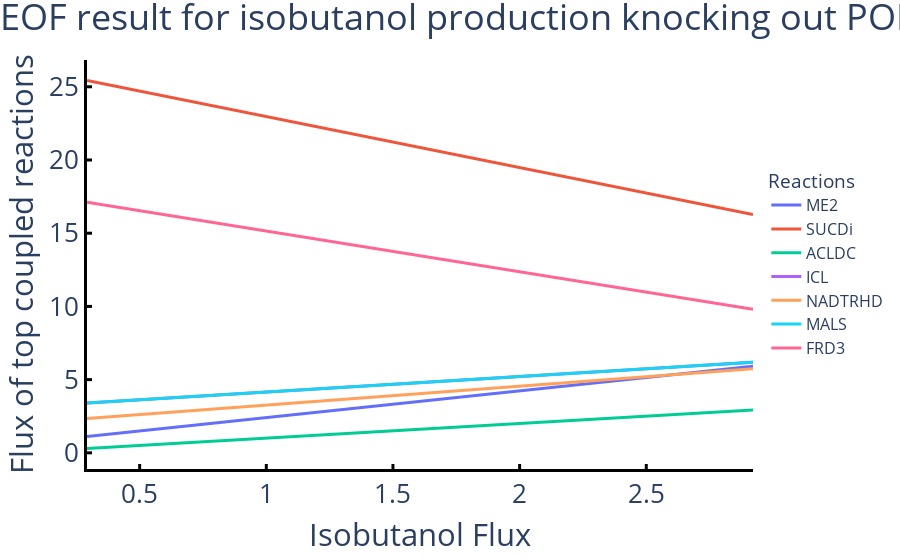

Notebook source saved alongside this figure:
### Code cell
threshold = data_alternative.loc['EX_btd_RR_e', 'flux_difference']

df = data_alternative.loc[(data_alternative['flux_difference']<=-threshold) | 
                          (data_alternative['flux_difference']>=threshold) ]
df.pop('flux_difference')
df = df.T
to_remain = ['EX_btd_RR_e', 'ACLDC', 'NADTRHD', 'ICL', 'MALS', 'FRD3', 'SUCDi', 'ME2']
df = df[df.columns.intersection(to_remain)]

fig = px.line(df, x="EX_btd_RR_e", y=list(set(df.columns.tolist())-set("EX_btd_RR_e")))

fig.update_layout(    
    paper_bgcolor='rgba(0,0,0,0)',
    plot_bgcolor='rgba(0,0,0,0)',
    title=dict(text='FSEOF result for isobutanol production knocking out POR5', x=0.5),
    xaxis=dict(title='Isobutanol Flux', showline=True, linewidth=3.0, linecolor='black',
               ticks="inside", tickwidth=3.0, tickcolor='black', ticklen=5),
    yaxis=dict(title='Flux of top coupled reactions', showline=True, linewidth=3.0, linecolor='black',
               ticks="inside", tickwidth=3.0, tickcolor='black', ticklen=5),
    font=dict(size=26),
    legend=dict(title='Reactions', font=dict(size=16), y=0.5)
)

fig.update_traces(line=dict(width=3.0))

fig.show()
fig.write_image('FSEOF_DEL_POR5.svg')

### Figure 1 — Plotly figure (JSON) as saved in the notebook; plotly's stock layout.template omitted (floating-point values rounded to 4 significant figures)
{"data": [{"hovertemplate": "variable=ME2<br>EX_btd_RR_e=%{x}<br>value=%{y}<extra></extra>", "legendgroup": "ME2", "line": {"color": "#636efa", "dash": "solid", "width": 3}, "marker": {"symbol": "circle"}, "mode": "lines", "name": "ME2", "orientation": "v", "showlegend": true, "type": "scatter", "x": [0.2921, 0.5843, 0.8764, 1.169, 1.461, 1.753, 2.045, 2.337, 2.629, 2.921], "xaxis": "x", "y": [1.107, 1.641, 2.174, 2.707, 3.241, 3.774, 4.307, 4.841, 5.374, 5.907], "yaxis": "y"}, {"hovertemplate": "variable=SUCDi<br>EX_btd_RR_e=%{x}<br>value=%{y}<extra></extra>", "legendgroup": "SUCDi", "line": {"color": "#EF553B", "dash": "solid", "width": 3}, "marker": {"symbol": "circle"}, "mode": "lines", "name": "SUCDi", "orientation": "v", "showlegend": true, "type": "scatter", "x": [0.2921, 0.5843, 0.8764, 1.169, 1.461, 1.753, 2.045, 2.337, 2.629, 2.921], "xaxis": "x", "y": [25.43, 24.41, 23.4, 22.38, 21.36, 20.35, 19.33, 18.31, 17.29, 16.28], "yaxis": "y"}, {"hovertemplate": "variable=ACLDC<br>EX_btd_RR_e=%{x}<br>value=%{y}<extra></extra>", "legendgroup": "ACLDC", "line": {"color": "#00cc96", "dash": "solid", "width": 3}, "marker": {"symbol": "circle"}, "mode": "lines", "name": "ACLDC", "orientation": "v", "showlegend": true, "type": "scatter", "x": [0.2921, 0.5843, 0.8764, 1.169, 1.461, 1.753, 2.045, 2.337, 2.629, 2.921], "xaxis": "x", "y": [0.2921, 0.5843, 0.8764, 1.169, 1.461, 1.753, 2.045, 2.337, 2.629, 2.921], "yaxis": "y"}, {"hovertemplate": "variable=ICL<br>EX_btd_RR_e=%{x}<br>value=%{y}<extra></extra>", "legendgroup": "ICL", "line": {"color": "#ab63fa", "dash": "solid", "width": 3}, "marker": {"symbol": "circle"}, "mode": "lines", "name": "ICL", "orientation": "v", "showlegend": true, "type": "scatter", "x": [0.2921, 0.5843, 0.8764, 1.169, 1.461, 1.753, 2.045, 2.337, 2.629, 2.921], "xaxis": "x", "y": [3.397, 3.707, 4.018, 4.328, 4.639, 4.949, 5.259, 5.57, 5.88, 6.191], "yaxis": "y"}, {"hovertemplate": "variable=NADTRHD<br>EX_btd_RR_e=%{x}<br>value=%{y}<extra></extra>", "legendgroup": "NADTRHD", "line": {"color": "#FFA15A", "dash": "solid", "width": 3}, "marker": {"symbol": "circle"}, "mode": "lines", "name": "NADTRHD", "orientation": "v", "showlegend": true, "type": "scatter", "x": [0.2921, 0.5843, 0.8764, 1.169, 1.461, 1.753, 2.045, 2.337, 2.629, 2.921], "xaxis": "x", "y": [2.353, 2.729, 3.105, 3.481, 3.857, 4.233, 4.609, 4.985, 5.361, 5.737], "yaxis": "y"}, {"hovertemplate": "variable=MALS<br>EX_btd_RR_e=%{x}<br>value=%{y}<extra></extra>", "legendgroup": "MALS", "line": {"color": "#19d3f3", "dash": "solid", "width": 3}, "marker": {"symbol": "circle"}, "mode": "lines", "name": "MALS", "orientation": "v", "showlegend": true, "type": "scatter", "x": [0.2921, 0.5843, 0.8764, 1.169, 1.461, 1.753, 2.045, 2.337, 2.629, 2.921], "xaxis": "x", "y": [3.397, 3.707, 4.018, 4.328, 4.639, 4.949, 5.259, 5.57, 5.88, 6.191], "yaxis": "y"}, {"hovertemplate": "variable=FRD3<br>EX_btd_RR_e=%{x}<br>value=%{y}<extra></extra>", "legendgroup": "FRD3", "line": {"color": "#FF6692", "dash": "solid", "width": 3}, "marker": {"symbol": "circle"}, "mode": "lines", "name": "FRD3", "orientation": "v", "showlegend": true, "type": "scatter", "x": [0.2921, 0.5843, 0.8764, 1.169, 1.461, 1.753, 2.045, 2.337, 2.629, 2.921], "xaxis": "x", "y": [17.11, 16.3, 15.49, 14.68, 13.86, 13.05, 12.24, 11.43, 10.61, 9.801], "yaxis": "y"}], "layout": {"font": {"size": 26}, "legend": {"font": {"size": 16}, "title": {"text": "Reactions"}, "tracegroupgap": 0, "y": 0.5}, "margin": {"t": 60}, "paper_bgcolor": "rgba(0,0,0,0)", "plot_bgcolor": "rgba(0,0,0,0)", "title": {"text": "FSEOF result for isobutanol production knocking out POR5", "x": 0.5}, "xaxis": {"anchor": "y", "domain": [0, 1], "linecolor": "black", "linewidth": 3, "showline": true, "tickcolor": "black", "ticklen": 5, "ticks": "inside", "tickwidth": 3, "title": {"text": "Isobutanol Flux"}}, "yaxis": {"anchor": "x", "domain": [0, 1], "linecolor": "black", "linewidth": 3, "showline": true, "tickcolor": "black", "ticklen": 5, "ticks": "inside", "tickwidth": 3, "title": {"text": "Flux of top coupled reactions"}}}}
